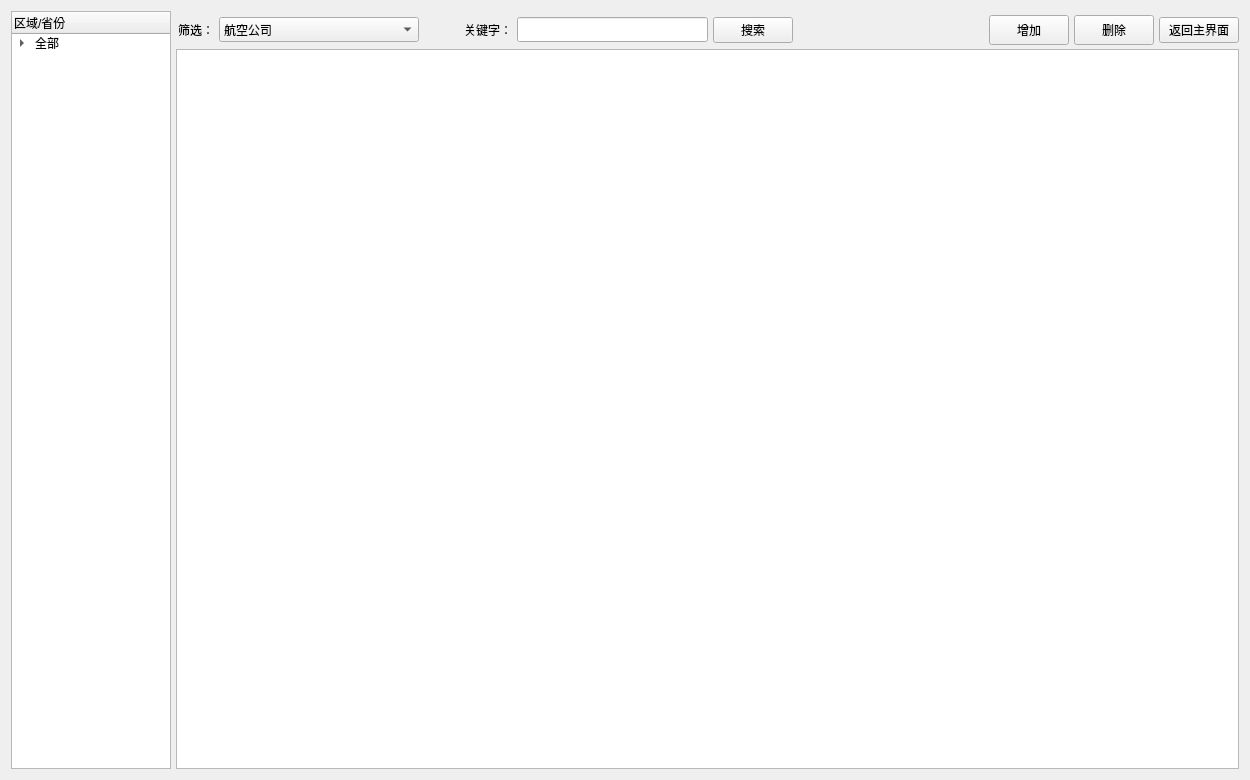
<?xml version="1.0" encoding="UTF-8"?>
<ui version="4.0">
 <class>useritem</class>
 <widget class="QMainWindow" name="useritem">
  <property name="geometry">
   <rect>
    <x>0</x>
    <y>0</y>
    <width>1250</width>
    <height>780</height>
   </rect>
  </property>
  <property name="windowTitle">
   <string>Ahu#的用户界面</string>
  </property>
  <widget class="QWidget" name="centralWidget">
   <layout class="QHBoxLayout" name="horizontalLayout">
    <property name="spacing">
     <number>5</number>
    </property>
    <item>
     <widget class="QTreeWidget" name="treeWidget">
      <property name="maximumSize">
       <size>
        <width>160</width>
        <height>16777215</height>
       </size>
      </property>
      <column>
       <property name="text">
        <string>区域/省份</string>
       </property>
      </column>
      <item>
       <property name="text">
        <string>全部</string>
       </property>
       <item>
        <property name="text">
         <string>华东</string>
        </property>
        <item>
         <property name="text">
          <string>山东</string>
         </property>
        </item>
        <item>
         <property name="text">
          <string>浙江</string>
         </property>
        </item>
        <item>
         <property name="text">
          <string>江苏</string>
         </property>
        </item>
        <item>
         <property name="text">
          <string>安徽</string>
         </property>
        </item>
        <item>
         <property name="text">
          <string>上海</string>
         </property>
        </item>
        <item>
         <property name="text">
          <string>福建</string>
         </property>
        </item>
       </item>
       <item>
        <property name="text">
         <string>华南</string>
        </property>
        <item>
         <property name="text">
          <string>广东</string>
         </property>
        </item>
        <item>
         <property name="text">
          <string>广西</string>
         </property>
        </item>
        <item>
         <property name="text">
          <string>海南</string>
         </property>
        </item>
       </item>
       <item>
        <property name="text">
         <string>华中</string>
        </property>
        <item>
         <property name="text">
          <string>湖北</string>
         </property>
        </item>
        <item>
         <property name="text">
          <string>湖南</string>
         </property>
        </item>
        <item>
         <property name="text">
          <string>河南</string>
         </property>
        </item>
        <item>
         <property name="text">
          <string>江西</string>
         </property>
        </item>
       </item>
       <item>
        <property name="text">
         <string>华北</string>
        </property>
        <item>
         <property name="text">
          <string>北京</string>
         </property>
        </item>
        <item>
         <property name="text">
          <string>天津</string>
         </property>
        </item>
        <item>
         <property name="text">
          <string>河北</string>
         </property>
        </item>
        <item>
         <property name="text">
          <string>山西</string>
         </property>
        </item>
        <item>
         <property name="text">
          <string>内蒙</string>
         </property>
        </item>
       </item>
       <item>
        <property name="text">
         <string>其他</string>
        </property>
        <item>
         <property name="text">
          <string>宁夏</string>
         </property>
        </item>
        <item>
         <property name="text">
          <string>新疆</string>
         </property>
        </item>
        <item>
         <property name="text">
          <string>青海</string>
         </property>
        </item>
        <item>
         <property name="text">
          <string>陕西</string>
         </property>
        </item>
        <item>
         <property name="text">
          <string>甘肃</string>
         </property>
        </item>
        <item>
         <property name="text">
          <string>四川</string>
         </property>
        </item>
        <item>
         <property name="text">
          <string>云南</string>
         </property>
        </item>
        <item>
         <property name="text">
          <string>贵州</string>
         </property>
        </item>
        <item>
         <property name="text">
          <string>西藏</string>
         </property>
        </item>
        <item>
         <property name="text">
          <string>重庆</string>
         </property>
        </item>
        <item>
         <property name="text">
          <string>辽宁</string>
         </property>
        </item>
        <item>
         <property name="text">
          <string>吉林</string>
         </property>
        </item>
        <item>
         <property name="text">
          <string>黑龙江</string>
         </property>
        </item>
       </item>
      </item>
     </widget>
    </item>
    <item>
     <layout class="QVBoxLayout" name="verticalLayout">
      <property name="spacing">
       <number>0</number>
      </property>
      <item>
       <widget class="QWidget" name="widget" native="true">
        <layout class="QHBoxLayout" name="horizontalLayout_2">
         <property name="spacing">
          <number>5</number>
         </property>
         <property name="leftMargin">
          <number>2</number>
         </property>
         <property name="topMargin">
          <number>4</number>
         </property>
         <property name="rightMargin">
          <number>0</number>
         </property>
         <property name="bottomMargin">
          <number>4</number>
         </property>
         <item>
          <widget class="QLabel" name="label_5">
           <property name="text">
            <string>筛选：</string>
           </property>
          </widget>
         </item>
         <item>
          <widget class="QComboBox" name="comboBox">
           <property name="minimumSize">
            <size>
             <width>200</width>
             <height>25</height>
            </size>
           </property>
           <property name="maximumSize">
            <size>
             <width>200</width>
             <height>16777215</height>
            </size>
           </property>
           <item>
            <property name="text">
             <string>航空公司</string>
            </property>
           </item>
           <item>
            <property name="text">
             <string>国际航空</string>
            </property>
           </item>
           <item>
            <property name="text">
             <string>南方航空</string>
            </property>
           </item>
           <item>
            <property name="text">
             <string>海南航空</string>
            </property>
           </item>
           <item>
            <property name="text">
             <string>长沙航空</string>
            </property>
           </item>
           <item>
            <property name="text">
             <string>深圳航空</string>
            </property>
           </item>
           <item>
            <property name="text">
             <string>东方航空</string>
            </property>
           </item>
           <item>
            <property name="text">
             <string>厦门航空</string>
            </property>
           </item>
           <item>
            <property name="text">
             <string>四川航空</string>
            </property>
           </item>
          </widget>
         </item>
         <item>
          <spacer name="horizontalSpacer_2">
           <property name="orientation">
            <enum>Qt::Horizontal</enum>
           </property>
           <property name="sizeType">
            <enum>QSizePolicy::Fixed</enum>
           </property>
           <property name="sizeHint" stdset="0">
            <size>
             <width>40</width>
             <height>20</height>
            </size>
           </property>
          </spacer>
         </item>
         <item>
          <widget class="QLabel" name="label_4">
           <property name="text">
            <string>关键字：</string>
           </property>
          </widget>
         </item>
         <item>
          <widget class="QLineEdit" name="lineEdit">
           <property name="minimumSize">
            <size>
             <width>150</width>
             <height>25</height>
            </size>
           </property>
           <property name="maximumSize">
            <size>
             <width>200</width>
             <height>16777215</height>
            </size>
           </property>
          </widget>
         </item>
         <item>
          <widget class="QPushButton" name="btnSearch">
           <property name="minimumSize">
            <size>
             <width>0</width>
             <height>25</height>
            </size>
           </property>
           <property name="text">
            <string>搜索</string>
           </property>
          </widget>
         </item>
         <item>
          <spacer name="horizontalSpacer">
           <property name="orientation">
            <enum>Qt::Horizontal</enum>
           </property>
           <property name="sizeHint" stdset="0">
            <size>
             <width>40</width>
             <height>20</height>
            </size>
           </property>
          </spacer>
         </item>
         <item>
          <widget class="QPushButton" name="btnAdd">
           <property name="minimumSize">
            <size>
             <width>80</width>
             <height>30</height>
            </size>
           </property>
           <property name="text">
            <string>增加</string>
           </property>
          </widget>
         </item>
         <item>
          <widget class="QPushButton" name="btnDelete">
           <property name="minimumSize">
            <size>
             <width>80</width>
             <height>30</height>
            </size>
           </property>
           <property name="text">
            <string>删除</string>
           </property>
          </widget>
         </item>
         <item>
          <widget class="QPushButton" name="pushButton">
           <property name="text">
            <string>返回主界面</string>
           </property>
          </widget>
         </item>
        </layout>
       </widget>
      </item>
      <item>
       <widget class="QTableView" name="tableView">
        <attribute name="horizontalHeaderHighlightSections">
         <bool>false</bool>
        </attribute>
       </widget>
      </item>
     </layout>
    </item>
   </layout>
  </widget>
  <widget class="QMenuBar" name="menuBar">
   <property name="geometry">
    <rect>
     <x>0</x>
     <y>0</y>
     <width>1250</width>
     <height>25</height>
    </rect>
   </property>
  </widget>
 </widget>
 <layoutdefault spacing="6" margin="11"/>
 <resources/>
 <connections/>
</ui>
